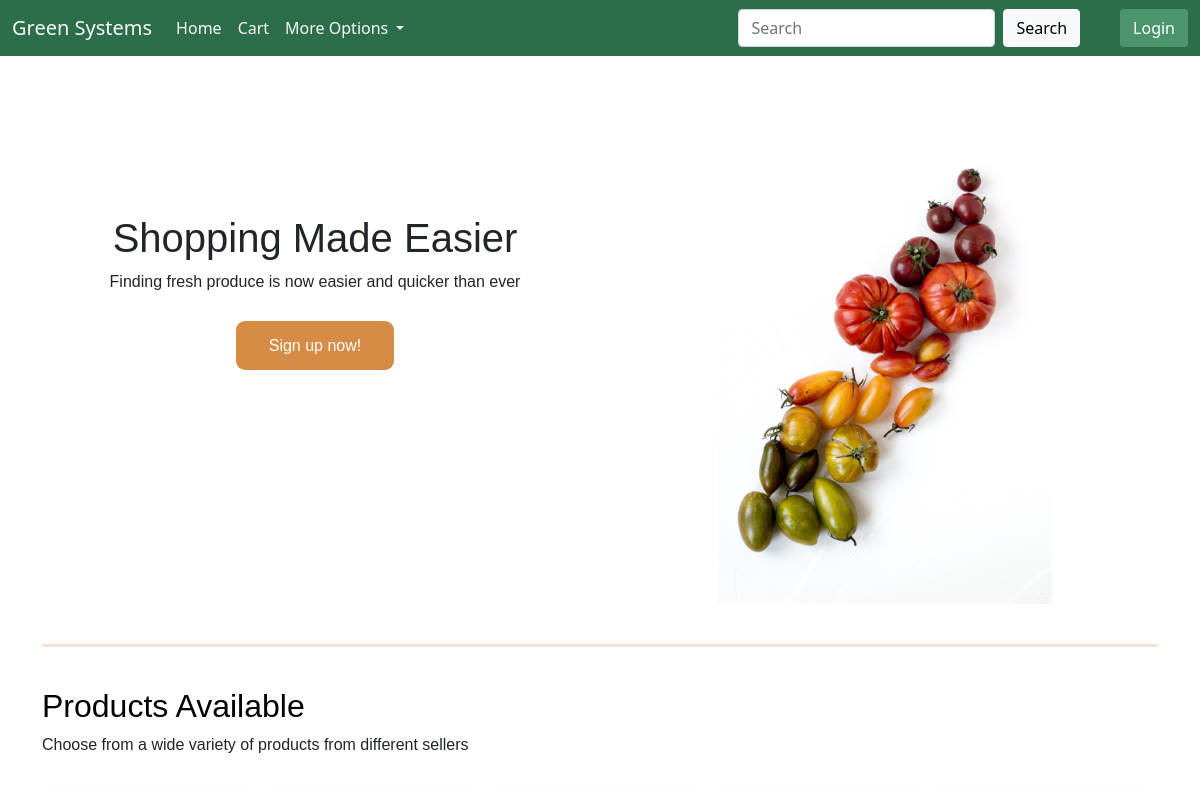
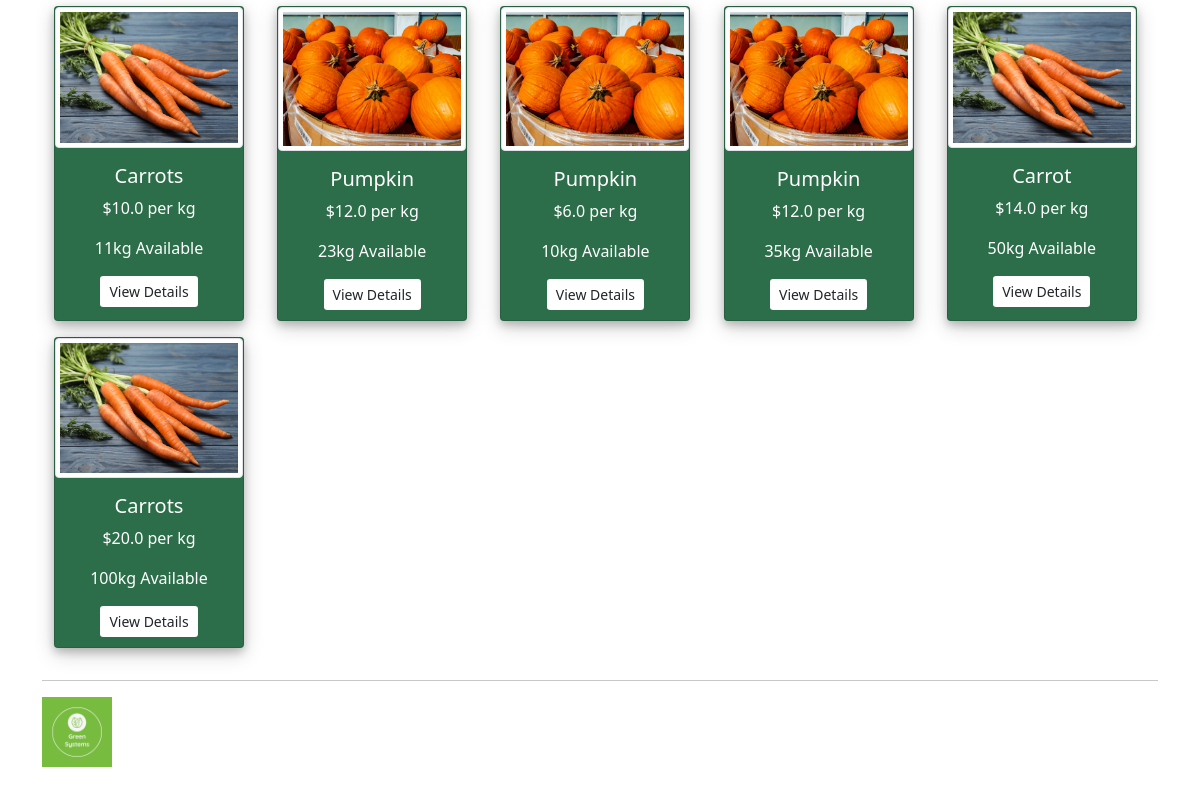
Before: / with the older database file (2 pictures, top to bottom).
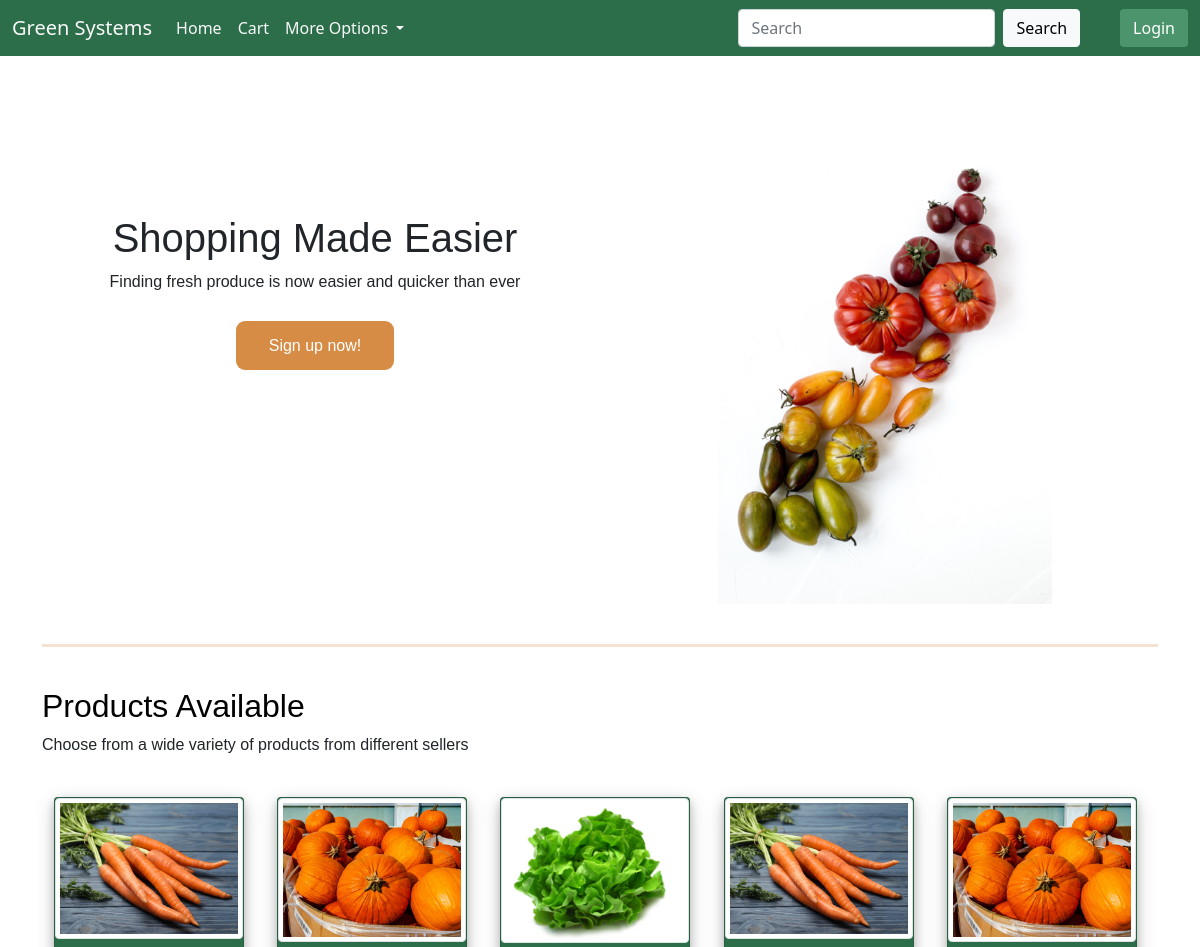
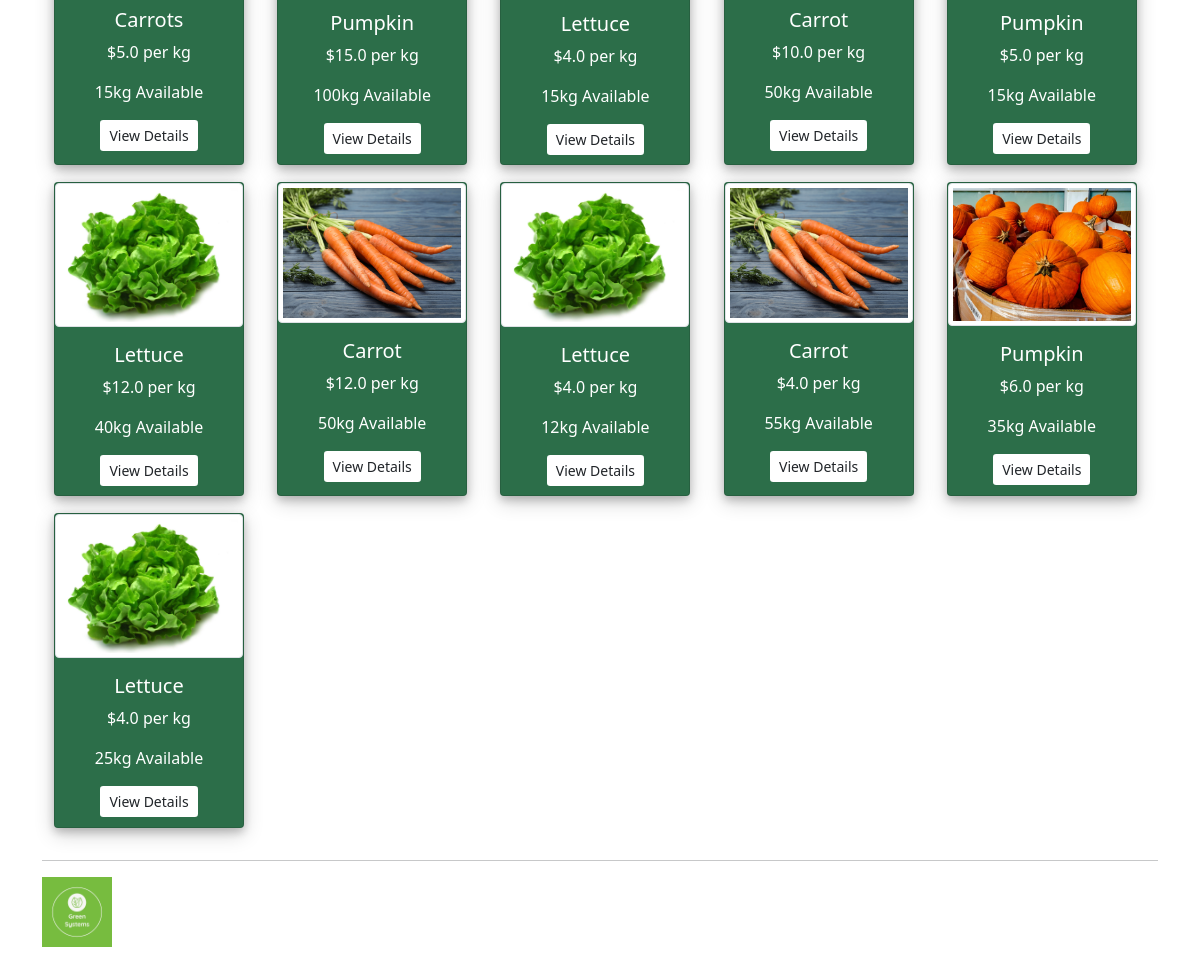
After: the same page with the newer database file (2 pictures, top to bottom).
### main.py (models this page shows, shortened)
class Item(db.Model):
    id=db.Column(db.Integer,primary_key=True)
    user_id=db.Column(db.Integer,db.ForeignKey('user.id'))
    name=db.Column(db.String,nullable=False)
    image=db.Column(db.String,nullable=False)
    quantity=db.Column(db.Integer,nullable=False)
    price=db.Column(db.Float,nullable=False)
    delivery=db.Column(db.String,nullable=False)

### main.py (the view)
@app.route('/',methods=['GET'])
def index():
    users=User.query.all()
    items=Item.query.all()
    images=[]
    newitems=[]
    for item in items:
        if item.quantity>0:
            newitems.append(item)
    return render_template('index.html',users=users,items=newitems,images=images)

### main.py
class SearchForm(FlaskForm):
    Search=StringField("Search",validators=[DataRequired()])
    submit=SubmitField("Search")

### main.py (called while the page is built)
@app.context_processor
def base():
    form=SearchForm()
    return dict(form=form)

### templates/index.html (shortened to what this page needs)
{% extends "layout.html" %}
{% block content %}
<link href="https://maxcdn.bootstrapcdn.com/font-awesome/4.3.0/css/font-awesome.min.css" rel="stylesheet" />
<div class="row">
    <div class="col" style="background-color:white; height:300px; padding-top: 90px;">
        <div class="title text-center">
            <h1 class="t text-center">Shopping Made Easier</h1>
            <p class="title-p text-center">Finding fresh produce is now easier and quicker than ever</p>
            <a href="/signup" class="button-sign" style="background-color: #D68C45">Sign up now!</a>
        </div>
    </div>
    <div class="col text-center" style="background-color:white; height:500px;">
            <img src="/static/item_images/rezel-apacionado-MZfS19xrrz0-unsplash.jpg" height= "500px;">
    </div>
</div>
<hr class="solid">
<h2 style="font-family: Arial, Helvetica, sans-serif;">Products Available</h2>
<p style="font-family: Arial, Helvetica, sans-serif;">Choose from a wide variety of products from different sellers</p>
<div class='container'>
    <div class="row">
    {% for item in items%}
    <div class="col">
    <div class="card" style="background-color:#2c6e49;"> <img class='mx-auto img-thumbnail' src="/static/item_images/{{item.image}}" width="100%" height="100%" max-height="100px" max-midth="100px" />
        <div class="card-body text-center mx-auto">
            <div class='cvp'>
                <h5 class="card-title font-weight-bold" style="color: white;">{{item.name}}</h5>
                <p class="card-text" style="color: white;">${{item.price}} per kg</p> <p class="card-text" style="color: white;">{{item.quantity}}kg Available</p><a href="/item_details/{{item.id}}" class="btn bg-white text-dark btn-sm active">View Details</a><br />
            </div>
        </div>
    </div>
</div>
<br/>
    {%endfor%}
</div>
</div>
<hr/>
<footer>
    <img src="/static/item_images/Green Systems-logos.jpeg" width="70px" height="70px;">
  </footer>
{% endblock %}

### templates/layout.html (shortened to what this page needs)
<!doctype html>
<html lang="en">
  <head>
    <link rel="stylesheet" href="{{ url_for('static', filename='style.css') }}">
    <link href="https://cdn.jsdelivr.net/npm/bootstrap@5.1.3/dist/css/bootstrap.min.css" rel="stylesheet">
  </head>
  <body>
    {% include 'navbar.html' %}
    <div class="container">
    {% block content%}
    {% endblock %}
    </div>
  </body>
</html>

### templates/navbar.html (shortened to what this page needs)
<nav class="navbar navbar-expand-lg">
  <div class="container-fluid">
    <a class="navbar-brand link-light" href="/">Green Systems</a>
    <div class="collapse navbar-collapse" id="navbarSupportedContent">
      <ul class="navbar-nav me-auto mb-2 mb-lg-0">
        <li class="nav-item">
          <a class="nav-link active link-light" aria-current="page" href="/">Home</a>
        </li>
        <li class="nav-item">
          <a class="nav-link active link-light" aria-current="page" href="/get_cart">Cart</a>
        </li>
        <li class="nav-item dropdown">
          <a class="nav-link dropdown-toggle link-light" href="#" id="navbarDropdown" role="button" data-bs-toggle="dropdown" aria-expanded="false">
            More Options
          </a>
        </li>
      </ul>
      <form class="d-flex" action="{{url_for('search') }} "methods="GET">
        <input class="form-control me-2" type="search" placeholder="Search" name="searched" aria-label="Search">
        <button class="btn btn-light" type="submit">Search</button>
      </form>
      {% if current_user.is_authenticated %}
      <a href="/logout" style="margin-left:2.5em" methods="GET" class="btn btn-primary btn-sm active"  id="button-login" role="button" aria-pressed="true">Logout</a>
      {%else%}
      <a href="/login" style="margin-left:2.5em" methods="GET" class="btn" id="button-login"role="button" aria-pressed="true">Login</a>
      {%endif%}
    </div>
  </div>
</nav>

### static/style.css (style rules this page uses)
h2 { text-align: left; color: #000000; }
a { text-decoration: none; }
body { background: white; background-repeat: no-repeat; }
body { background-color: #eee }
.container { width: 900px }
.card { background-color: #a6f77b; border: none; border-radius: 10px; width: 190px; box-shadow: 0 4px 8px 0 rgba(0, 0, 0, 0.2), 0 6px 20px 0 rgba(0, 0, 0, 0.19); margin-bottom:10px; height:95%; }
.title { font-family: Arial, Helvetica, sans-serif; white-space: nowrap; text-align: center; padding-top: 20px; align-content: center; align-items: center; }
.row:after { content: ""; display: table; clear: both; }
.navbar { background-color: #2c6e49; }
.button-sign { padding-left: 33px; padding-right: 33px; padding-bottom: 16px; padding-top: 16px; border-radius: 9px; border: none; text-align: center; cursor: pointer; transition: 0.4s; color:white; text-decoration: none; font-family: Arial, Helvetica, sans-serif; }
#button-login { background-color: #4C956C; color: white; }
hr.solid { border-top: 3px solid #d68c45; }

Changed rows visible on the page:
removed Item: image (picture), name "Carrot", price "14.0", quantity "50"
now on this page (row edited): Item: image (picture), name "Carrots", price "5.0", quantity "15"
changed Item (number 2 of 11 on the later page): image: a different picture; name "Carrots" → "Pumpkin"; price "10.0" → "15.0"; quantity "11" → "100"
changed Item (number 3 of 11 on the later page): image: a different picture; name "Pumpkin" → "Lettuce"; price "12.0" → "4.0"; quantity "23" → "15"
changed Item (number 4 of 11 on the later page): image: a different picture; name "Pumpkin" → "Carrot"; price "6.0" → "10.0"; quantity "10" → "50"
changed Item (number 5 of 11 on the later page): price "12.0" → "5.0"; quantity "35" → "15"
added Item: image (picture), name "Lettuce", price "12.0", quantity "40"
changed Item (number 7 of 11 on the later page): name "Carrots" → "Carrot"; price "20.0" → "12.0"; quantity "100" → "50"
added Item: image (picture), name "Lettuce", price "4.0", quantity "12"
added Item: image (picture), name "Carrot", price "4.0", quantity "55"
added Item: image (picture), name "Pumpkin", price "6.0", quantity "35"
added Item: image (picture), name "Lettuce", price "4.0", quantity "25"
